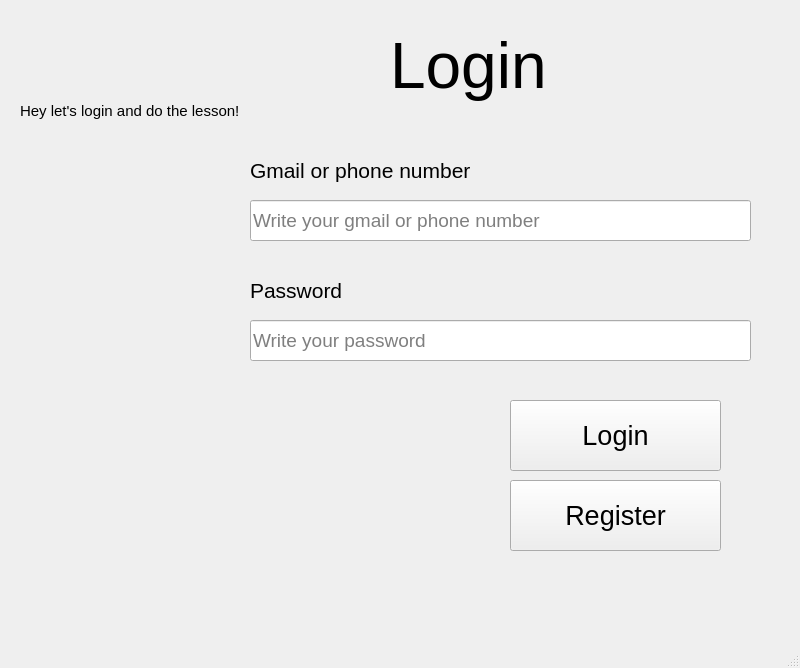
<?xml version="1.0" encoding="UTF-8"?>
<ui version="4.0">
 <class>mainWindow</class>
 <widget class="QMainWindow" name="mainWindow">
  <property name="geometry">
   <rect>
    <x>0</x>
    <y>0</y>
    <width>800</width>
    <height>668</height>
   </rect>
  </property>
  <property name="windowTitle">
   <string>MainWindow</string>
  </property>
  <widget class="QWidget" name="centralwidget">
   <widget class="QLineEdit" name="txtEmail">
    <property name="geometry">
     <rect>
      <x>250</x>
      <y>200</y>
      <width>501</width>
      <height>41</height>
     </rect>
    </property>
    <property name="font">
     <font>
      <pointsize>14</pointsize>
     </font>
    </property>
    <property name="text">
     <string/>
    </property>
    <property name="placeholderText">
     <string>Write your gmail or phone number</string>
    </property>
   </widget>
   <widget class="QLabel" name="label_3">
    <property name="geometry">
     <rect>
      <x>250</x>
      <y>150</y>
      <width>281</width>
      <height>41</height>
     </rect>
    </property>
    <property name="font">
     <font>
      <pointsize>16</pointsize>
     </font>
    </property>
    <property name="text">
     <string>Gmail or phone number</string>
    </property>
   </widget>
   <widget class="QLabel" name="label">
    <property name="geometry">
     <rect>
      <x>390</x>
      <y>10</y>
      <width>191</width>
      <height>111</height>
     </rect>
    </property>
    <property name="font">
     <font>
      <pointsize>48</pointsize>
     </font>
    </property>
    <property name="text">
     <string>Login</string>
    </property>
   </widget>
   <widget class="QLabel" name="label_4">
    <property name="geometry">
     <rect>
      <x>250</x>
      <y>270</y>
      <width>121</width>
      <height>41</height>
     </rect>
    </property>
    <property name="font">
     <font>
      <pointsize>16</pointsize>
     </font>
    </property>
    <property name="text">
     <string>Password</string>
    </property>
   </widget>
   <widget class="QLineEdit" name="txtPassword">
    <property name="geometry">
     <rect>
      <x>250</x>
      <y>320</y>
      <width>501</width>
      <height>41</height>
     </rect>
    </property>
    <property name="font">
     <font>
      <pointsize>14</pointsize>
     </font>
    </property>
    <property name="text">
     <string/>
    </property>
    <property name="echoMode">
     <enum>QLineEdit::Password</enum>
    </property>
    <property name="placeholderText">
     <string>Write your password</string>
    </property>
   </widget>
   <widget class="QPushButton" name="btnLogin">
    <property name="geometry">
     <rect>
      <x>510</x>
      <y>400</y>
      <width>211</width>
      <height>71</height>
     </rect>
    </property>
    <property name="font">
     <font>
      <pointsize>20</pointsize>
     </font>
    </property>
    <property name="text">
     <string>Login</string>
    </property>
   </widget>
   <widget class="QLabel" name="label_6">
    <property name="geometry">
     <rect>
      <x>60</x>
      <y>140</y>
      <width>121</width>
      <height>241</height>
     </rect>
    </property>
    <property name="text">
     <string/>
    </property>
    <property name="pixmap">
     <pixmap>../PTI picture SPCK/Girl.png</pixmap>
    </property>
    <property name="scaledContents">
     <bool>true</bool>
    </property>
   </widget>
   <widget class="QLabel" name="label_7">
    <property name="geometry">
     <rect>
      <x>20</x>
      <y>80</y>
      <width>271</width>
      <height>61</height>
     </rect>
    </property>
    <property name="font">
     <font>
      <pointsize>11</pointsize>
     </font>
    </property>
    <property name="text">
     <string>Hey let's login and do the lesson!</string>
    </property>
   </widget>
   <widget class="QPushButton" name="btn_register">
    <property name="geometry">
     <rect>
      <x>510</x>
      <y>480</y>
      <width>211</width>
      <height>71</height>
     </rect>
    </property>
    <property name="font">
     <font>
      <pointsize>20</pointsize>
     </font>
    </property>
    <property name="text">
     <string>Register</string>
    </property>
   </widget>
  </widget>
  <widget class="QMenuBar" name="menubar">
   <property name="geometry">
    <rect>
     <x>0</x>
     <y>0</y>
     <width>800</width>
     <height>26</height>
    </rect>
   </property>
  </widget>
  <widget class="QStatusBar" name="statusbar"/>
 </widget>
 <resources/>
 <connections/>
</ui>
